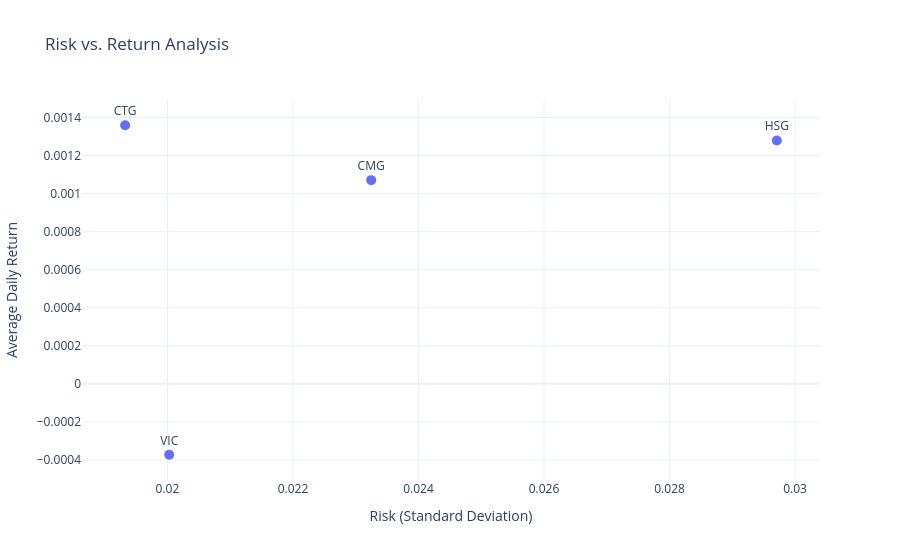

The code cell stored with this chart in its notebook:
### Markdown cell above
Để thực hiện Phân tích Rủi ro so với Lợi nhuận, chúng ta sẽ tính toán lợi nhuận trung bình hằng ngày và độ lệch chuẩn của lợi nhuận hằng ngày cho mỗi cổ phiếu. Độ lệch chuẩn sẽ đóng vai trò là đại diện cho rủi ro, trong khi lợi nhuận trung bình hằng ngày biểu thị lợi nhuận kỳ vọng.

Sau đó, chúng ta sẽ vẽ biểu đồ các giá trị này để đánh giá trực quan hồ sơ rủi ro-lợi nhuận của từng cổ phiếu. Các cổ phiếu có lợi nhuận trung bình cao hơn và rủi ro thấp hơn (độ lệch chuẩn) thường được mong muốn hơn, nhưng các quyết định đầu tư thường phụ thuộc vào khả năng chịu rủi ro của nhà đầu tư:

### Code cell
dailyreturns = pivot_data.pct_change().dropna()

avg_daily_return = dailyreturns.mean()
risk = dailyreturns.std()

risk_return_df = pd.DataFrame({'Risk': risk, 'Average Daily Return': avg_daily_return})

fig = go.Figure()

fig.add_trace(go.Scatter(
    x=risk_return_df['Risk'],
    y=risk_return_df['Average Daily Return'],
    mode='markers+text',
    text=risk_return_df.index,
    textposition="top center",
    marker=dict(size=10)
))

fig.update_layout(
    title='Risk vs. Return Analysis',
    xaxis_title='Risk (Standard Deviation)',
    yaxis_title='Average Daily Return',
    showlegend=False,
)

fig.show()

### Figure 1 — Plotly figure (JSON) as saved in the notebook; plotly's stock layout.template omitted (floating-point values rounded to 4 significant figures)
{"data": [{"marker": {"size": 10}, "mode": "markers+text", "text": ["CMG", "CTG", "HSG", "VIC"], "textposition": "top center", "type": "scatter", "x": [0.02325, 0.01933, 0.02971, 0.02003], "y": [0.00107, 0.001359, 0.001279, -0.0003726]}], "layout": {"showlegend": false, "title": {"text": "Risk vs. Return Analysis"}, "xaxis": {"title": {"text": "Risk (Standard Deviation)"}}, "yaxis": {"title": {"text": "Average Daily Return"}}}}
